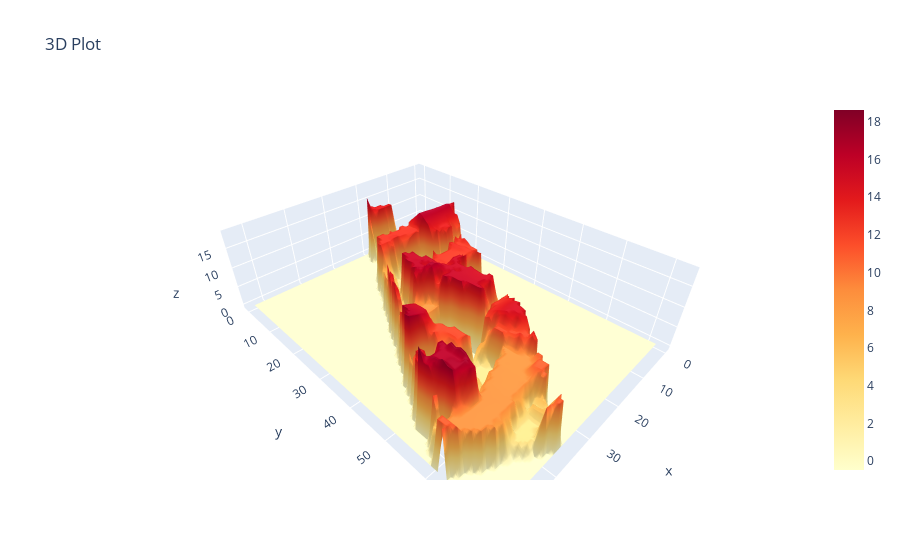

Source (notebook cell):
### Code cell
fig = go.Figure(data=go.Surface(z=crop_chm, colorscale='YlOrRd'))
fig.update_layout(title='3D Plot', autosize= True)

fig.show()

### Figure 1 — Plotly figure (JSON) as saved in the notebook; plotly's stock layout.template omitted (floating-point values rounded to 4 significant figures; data arrays with more than 128 entries replaced by an {"elided": "..."} marker saying what was removed)
{"data": [{"colorscale": [[0, "rgb(255,255,204)"], [0.125, "rgb(255,237,160)"], [0.25, "rgb(254,217,118)"], [0.375, "rgb(254,178,76)"], [0.5, "rgb(253,141,60)"], [0.625, "rgb(252,78,42)"], [0.75, "rgb(227,26,28)"], [0.875, "rgb(189,0,38)"], [1, "rgb(128,0,38)"]], "type": "surface", "z": {"elided": "73x54 float values"}}], "layout": {"autosize": true, "title": {"text": "3D Plot"}}}
